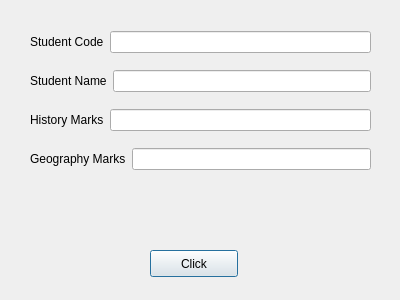
<?xml version="1.0" encoding="UTF-8"?>
<ui version="4.0">
 <class>Dialog</class>
 <widget class="QDialog" name="Dialog">
  <property name="geometry">
   <rect>
    <x>0</x>
    <y>0</y>
    <width>400</width>
    <height>300</height>
   </rect>
  </property>
  <property name="windowTitle">
   <string>Dialog</string>
  </property>
  <widget class="QPushButton" name="ButtonClickMe">
   <property name="geometry">
    <rect>
     <x>150</x>
     <y>250</y>
     <width>88</width>
     <height>27</height>
    </rect>
   </property>
   <property name="text">
    <string>Click</string>
   </property>
  </widget>
  <widget class="QLabel" name="labelResponse">
   <property name="geometry">
    <rect>
     <x>7</x>
     <y>194</y>
     <width>381</width>
     <height>51</height>
    </rect>
   </property>
   <property name="text">
    <string/>
   </property>
  </widget>
  <widget class="QWidget" name="">
   <property name="geometry">
    <rect>
     <x>30</x>
     <y>20</y>
     <width>341</width>
     <height>161</height>
    </rect>
   </property>
   <layout class="QVBoxLayout" name="verticalLayout">
    <item>
     <layout class="QHBoxLayout" name="horizontalLayout">
      <item>
       <widget class="QLabel" name="label">
        <property name="text">
         <string>Student Code</string>
        </property>
       </widget>
      </item>
      <item>
       <widget class="QLineEdit" name="lineEditCode"/>
      </item>
     </layout>
    </item>
    <item>
     <layout class="QHBoxLayout" name="horizontalLayout_2">
      <item>
       <widget class="QLabel" name="label_2">
        <property name="text">
         <string>Student Name</string>
        </property>
       </widget>
      </item>
      <item>
       <widget class="QLineEdit" name="lineEditName"/>
      </item>
     </layout>
    </item>
    <item>
     <layout class="QHBoxLayout" name="horizontalLayout_3">
      <item>
       <widget class="QLabel" name="label_3">
        <property name="text">
         <string>History Marks</string>
        </property>
       </widget>
      </item>
      <item>
       <widget class="QLineEdit" name="lineEditHistory"/>
      </item>
     </layout>
    </item>
    <item>
     <layout class="QHBoxLayout" name="horizontalLayout_4">
      <item>
       <widget class="QLabel" name="label_4">
        <property name="text">
         <string>Geography Marks</string>
        </property>
       </widget>
      </item>
      <item>
       <widget class="QLineEdit" name="lineEditGeo"/>
      </item>
     </layout>
    </item>
   </layout>
  </widget>
 </widget>
 <resources/>
 <connections/>
</ui>
